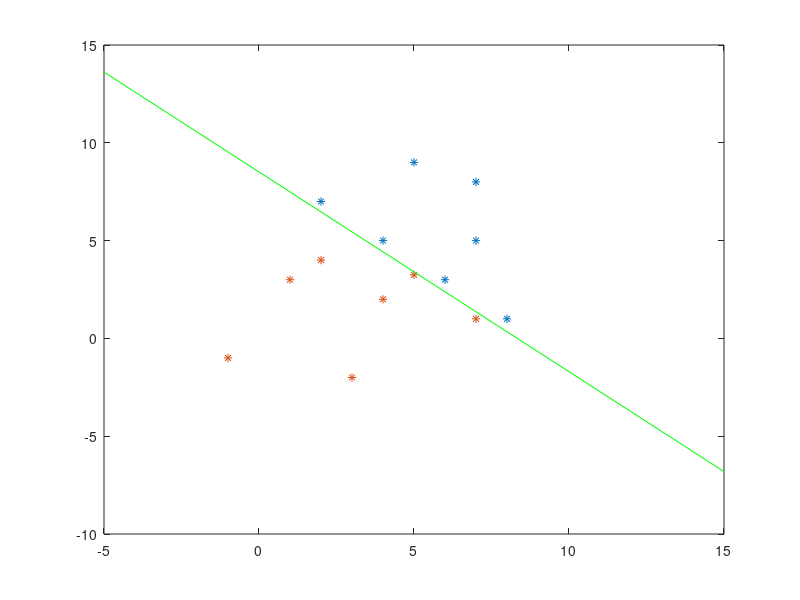

MATLAB code for this plot:
clear all;
clc;
close all;
w1 = [2 7; 8 1; 7 5; 6 3; 7 8; 5 9; 4 5;];
w2 = [4 2; -1 -1; 1 3; 3 -2; 5 3.25; 2 4; 7 1;];
x = [2 4; 8 -1; 7 1; 6 3; 7 5; 5 2; 4 7;];
y = [7 2; 1 -1; 5 3; 3 -2; 8 3.25; 9 4; 5 1;];
szw1 = size(w1);
Y =ones(14,3);

for i=1:szw1(1)
    Y(i,2) = w1(i,1);
    Y(i,3) = w1(i,2);
    Y(szw1(1)+i,2) = w2(i,1) * -1;
    Y(szw1(1)+i,3) = w2(i,2) * -1;
end
co = 0
Y(8:14,1)=-1;
a = [1 1 1];
flag = 0;
b = 0.5;
while 1
    co = co+1
    c = 0;
    for j=1:14
        gx1 = a(1) .* Y(j,1);
        gx2 = a(2) .* Y(j,2);
        gx3 = a(3) .* Y(j,3);
        gx = gx1+gx2+gx3;
        
        if (gx >= b)
            c=c+1;
        end
        
        if c==14
            flag=1;
            break;
        end
        
        if (gx < b)
            a = a + Y(j,:);
        end
    end
    
    if (flag > 0)
        break;
    end        
end

figure

%hold on;
xl = -5:15;
yl = -a(1)/a(3)-(a(2)/a(3))*xl;

plot(x,y, '*',xl,yl,'g');


